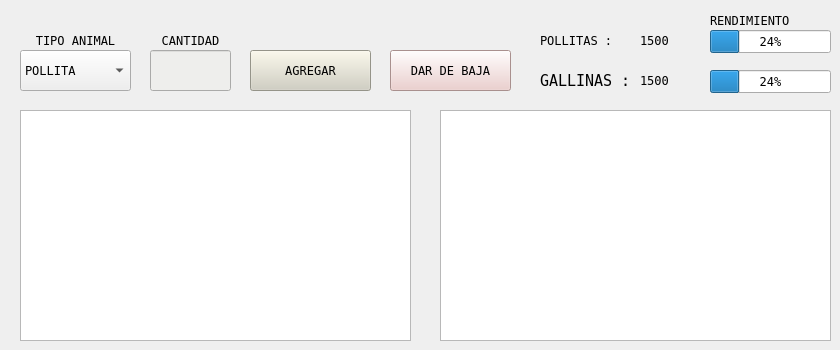
      <widget class="QWidget" name="tab_8">
       <attribute name="title">
        <string>GALPONES</string>
       </attribute>
       <widget class="QPushButton" name="pushButton_11">
        <property name="geometry">
         <rect>
          <x>250</x>
          <y>50</y>
          <width>121</width>
          <height>41</height>
         </rect>
        </property>
        <property name="font">
         <font>
          <family>Andale Mono</family>
         </font>
        </property>
        <property name="styleSheet">
         <string notr="true">background-color: rgb(209, 207, 192);</string>
        </property>
        <property name="text">
         <string>AGREGAR</string>
        </property>
       </widget>
       <widget class="QLabel" name="label_44">
        <property name="geometry">
         <rect>
          <x>20</x>
          <y>20</y>
          <width>111</width>
          <height>41</height>
         </rect>
        </property>
        <property name="font">
         <font>
          <family>Andale Mono</family>
         </font>
        </property>
        <property name="text">
         <string>TIPO ANIMAL</string>
        </property>
        <property name="alignment">
         <set>Qt::AlignCenter</set>
        </property>
       </widget>
       <widget class="QLabel" name="label_45">
        <property name="geometry">
         <rect>
          <x>150</x>
          <y>20</y>
          <width>81</width>
          <height>41</height>
         </rect>
        </property>
        <property name="font">
         <font>
          <family>Andale Mono</family>
         </font>
        </property>
        <property name="text">
         <string>CANTIDAD</string>
        </property>
        <property name="alignment">
         <set>Qt::AlignCenter</set>
        </property>
       </widget>
       <widget class="QComboBox" name="comboBox_11">
        <property name="geometry">
         <rect>
          <x>20</x>
          <y>50</y>
          <width>111</width>
          <height>41</height>
         </rect>
        </property>
        <property name="font">
         <font>
          <family>Andale Mono</family>
         </font>
        </property>
        <item>
         <property name="text">
          <string>POLLITA</string>
         </property>
        </item>
        <item>
         <property name="text">
          <string>GALLINA</string>
         </property>
        </item>
       </widget>
       <widget class="QPushButton" name="pushButton_12">
        <property name="geometry">
         <rect>
          <x>390</x>
          <y>50</y>
          <width>121</width>
          <height>41</height>
         </rect>
        </property>
        <property name="font">
         <font>
          <family>Andale Mono</family>
         </font>
        </property>
        <property name="styleSheet">
         <string notr="true">background-color: rgb(236, 201, 199);</string>
        </property>
        <property name="text">
         <string>DAR DE BAJA</string>
        </property>
       </widget>
       <widget class="QLabel" name="label_46">
        <property name="geometry">
         <rect>
          <x>640</x>
          <y>20</y>
          <width>61</width>
          <height>41</height>
         </rect>
        </property>
        <property name="font">
         <font>
          <family>Andale Mono</family>
         </font>
        </property>
        <property name="text">
         <string>1500</string>
        </property>
       </widget>
       <widget class="QLabel" name="label_50">
        <property name="geometry">
         <rect>
          <x>540</x>
          <y>20</y>
          <width>81</width>
          <height>41</height>
         </rect>
        </property>
        <property name="font">
         <font>
          <family>Andale Mono</family>
         </font>
        </property>
        <property name="text">
         <string>POLLITAS :</string>
        </property>
       </widget>
       <widget class="QProgressBar" name="progressBar_2">
        <property name="geometry">
         <rect>
          <x>710</x>
          <y>30</y>
          <width>121</width>
          <height>23</height>
         </rect>
        </property>
        <property name="font">
         <font>
          <family>Andale Mono</family>
         </font>
        </property>
        <property name="value">
         <number>24</number>
        </property>
       </widget>
       <widget class="QProgressBar" name="progressBar">
        <property name="geometry">
         <rect>
          <x>710</x>
          <y>70</y>
          <width>121</width>
          <height>23</height>
         </rect>
        </property>
        <property name="font">
         <font>
          <family>Andale Mono</family>
         </font>
        </property>
        <property name="value">
         <number>24</number>
        </property>
       </widget>
       <widget class="QLabel" name="label_51">
        <property name="geometry">
         <rect>
          <x>640</x>
          <y>60</y>
          <width>51</width>
          <height>41</height>
         </rect>
        </property>
        <property name="font">
         <font>
          <family>Andale Mono</family>
         </font>
        </property>
        <property name="text">
         <string>1500</string>
        </property>
       </widget>
       <widget class="QLabel" name="label_53">
        <property name="geometry">
         <rect>
          <x>710</x>
          <y>0</y>
          <width>121</width>
          <height>41</height>
         </rect>
        </property>
        <property name="font">
         <font>
          <family>Andale Mono</family>
         </font>
        </property>
        <property name="text">
         <string>RENDIMIENTO</string>
        </property>
       </widget>
       <widget class="QLabel" name="label_52">
        <property name="geometry">
         <rect>
          <x>540</x>
          <y>60</y>
          <width>91</width>
          <height>41</height>
         </rect>
        </property>
        <property name="font">
         <font>
          <family>Andale Mono</family>
          <pointsize>11</pointsize>
          <weight>50</weight>
          <italic>false</italic>
          <bold>false</bold>
         </font>
        </property>
        <property name="styleSheet">
         <string notr="true">font: 11pt &quot;Andale Mono&quot;;</string>
        </property>
        <property name="text">
         <string>GALLINAS : </string>
        </property>
       </widget>
       <widget class="QLineEdit" name="lineEdit_15">
        <property name="geometry">
         <rect>
          <x>150</x>
          <y>50</y>
          <width>81</width>
          <height>41</height>
         </rect>
        </property>
        <property name="font">
         <font>
          <family>Andale Mono</family>
         </font>
        </property>
        <property name="styleSheet">
         <string notr="true">background-color: rgb(238, 238, 236);</string>
        </property>
       </widget>
       <widget class="PlotWidget" name="graphicsView_2">
        <property name="geometry">
         <rect>
          <x>20</x>
          <y>110</y>
          <width>391</width>
          <height>231</height>
         </rect>
        </property>
       </widget>
       <widget class="PlotWidget" name="graphicsView_3">
        <property name="geometry">
         <rect>
          <x>440</x>
          <y>110</y>
          <width>391</width>
          <height>231</height>
         </rect>
        </property>
       </widget>
       <zorder>pushButton_11</zorder>
       <zorder>label_44</zorder>
       <zorder>label_45</zorder>
       <zorder>comboBox_11</zorder>
       <zorder>pushButton_12</zorder>
       <zorder>progressBar</zorder>
       <zorder>label_51</zorder>
       <zorder>label_53</zorder>
       <zorder>label_52</zorder>
       <zorder>lineEdit_15</zorder>
       <zorder>label_46</zorder>
       <zorder>progressBar_2</zorder>
       <zorder>label_50</zorder>
       <zorder>graphicsView_2</zorder>
       <zorder>graphicsView_3</zorder>
      </widget>
